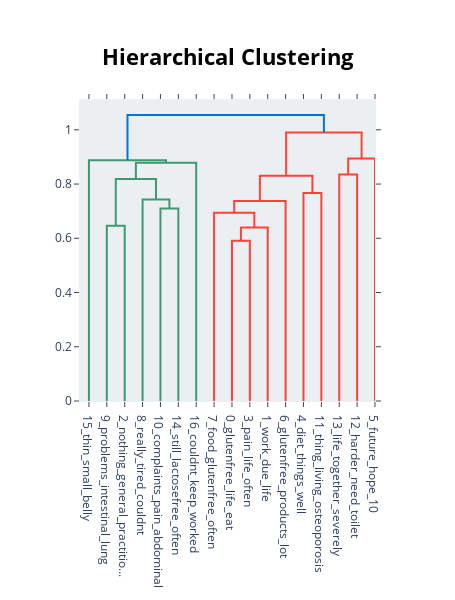

The notebook cell saved with this chart:
### Code cell
spec_topic_model.visualize_hierarchy(orientation='bottom')

### Figure 1 — Plotly figure (JSON) as saved in the notebook; plotly's stock layout.template omitted (floating-point values rounded to 4 significant figures)
{"data": [{"hoverinfo": "text", "marker": {"color": "rgb(61,153,112)"}, "mode": "lines", "type": "scatter", "x": [15, 15, 25, 25], "xaxis": "x", "y": [0, 0.6462, 0.6462, 0], "yaxis": "y"}, {"hoverinfo": "text", "marker": {"color": "rgb(61,153,112)"}, "mode": "lines", "type": "scatter", "x": [45, 45, 55, 55], "xaxis": "x", "y": [0, 0.71, 0.71, 0], "yaxis": "y"}, {"hoverinfo": "text", "marker": {"color": "rgb(61,153,112)"}, "mode": "lines", "type": "scatter", "x": [35, 35, 50, 50], "xaxis": "x", "y": [0, 0.7426, 0.7426, 0.71], "yaxis": "y"}, {"hoverinfo": "text", "marker": {"color": "rgb(61,153,112)"}, "mode": "lines", "type": "scatter", "x": [20, 20, 42.5, 42.5], "xaxis": "x", "y": [0.6462, 0.8183, 0.8183, 0.7426], "yaxis": "y"}, {"hoverinfo": "text", "marker": {"color": "rgb(61,153,112)"}, "mode": "lines", "type": "scatter", "x": [31.25, 31.25, 65, 65], "xaxis": "x", "y": [0.8183, 0.8784, 0.8784, 0], "yaxis": "y"}, {"hoverinfo": "text", "marker": {"color": "rgb(61,153,112)"}, "mode": "lines", "type": "scatter", "x": [5, 5, 48.12, 48.12], "xaxis": "x", "y": [0, 0.888, 0.888, 0.8784], "yaxis": "y"}, {"hoverinfo": "text", "marker": {"color": "rgb(255,65,54)"}, "mode": "lines", "type": "scatter", "x": [85, 85, 95, 95], "xaxis": "x", "y": [0, 0.591, 0.591, 0], "yaxis": "y"}, {"hoverinfo": "text", "marker": {"color": "rgb(255,65,54)"}, "mode": "lines", "type": "scatter", "x": [90, 90, 105, 105], "xaxis": "x", "y": [0.591, 0.6399, 0.6399, 0], "yaxis": "y"}, {"hoverinfo": "text", "marker": {"color": "rgb(255,65,54)"}, "mode": "lines", "type": "scatter", "x": [75, 75, 97.5, 97.5], "xaxis": "x", "y": [0, 0.6938, 0.6938, 0.6399], "yaxis": "y"}, {"hoverinfo": "text", "marker": {"color": "rgb(255,65,54)"}, "mode": "lines", "type": "scatter", "x": [86.25, 86.25, 115, 115], "xaxis": "x", "y": [0.6938, 0.7377, 0.7377, 0], "yaxis": "y"}, {"hoverinfo": "text", "marker": {"color": "rgb(255,65,54)"}, "mode": "lines", "type": "scatter", "x": [125, 125, 135, 135], "xaxis": "x", "y": [0, 0.7673, 0.7673, 0], "yaxis": "y"}, {"hoverinfo": "text", "marker": {"color": "rgb(255,65,54)"}, "mode": "lines", "type": "scatter", "x": [100.6, 100.6, 130, 130], "xaxis": "x", "y": [0.7377, 0.8304, 0.8304, 0.7673], "yaxis": "y"}, {"hoverinfo": "text", "marker": {"color": "rgb(255,65,54)"}, "mode": "lines", "type": "scatter", "x": [145, 145, 155, 155], "xaxis": "x", "y": [0, 0.8348, 0.8348, 0], "yaxis": "y"}, {"hoverinfo": "text", "marker": {"color": "rgb(255,65,54)"}, "mode": "lines", "type": "scatter", "x": [150, 150, 165, 165], "xaxis": "x", "y": [0.8348, 0.8941, 0.8941, 0], "yaxis": "y"}, {"hoverinfo": "text", "marker": {"color": "rgb(255,65,54)"}, "mode": "lines", "type": "scatter", "x": [115.3, 115.3, 157.5, 157.5], "xaxis": "x", "y": [0.8304, 0.9902, 0.9902, 0.8941], "yaxis": "y"}, {"hoverinfo": "text", "marker": {"color": "rgb(0,116,217)"}, "mode": "lines", "type": "scatter", "x": [26.56, 26.56, 136.4, 136.4], "xaxis": "x", "y": [0.888, 1.054, 1.054, 0.9902], "yaxis": "y"}], "layout": {"autosize": false, "height": 600, "hoverlabel": {"bgcolor": "white", "font": {"family": "Rockwell", "size": 16}}, "hovermode": "closest", "plot_bgcolor": "#ECEFF1", "showlegend": false, "title": {"font": {"color": "Black", "size": 22}, "text": "<b>Hierarchical Clustering</b>", "x": 0.5, "xanchor": "center", "yanchor": "top"}, "width": 455, "xaxis": {"mirror": "allticks", "rangemode": "tozero", "showgrid": false, "showline": true, "showticklabels": true, "tickmode": "array", "ticks": "outside", "ticktext": ["15_thin_small_belly", "9_problems_intestinal_lung", "2_nothing_general_practitio...", "8_really_tired_couldnt", "10_complaints_pain_abdominal", "14_still_lactosefree_often", "16_couldnt_keep_worked", "7_food_glutenfree_often", "0_glutenfree_life_eat", "3_pain_life_often", "1_work_due_life", "6_glutenfree_products_lot", "4_diet_things_well", "11_thing_living_osteoporosis", "13_life_together_severely", "12_harder_need_toilet", "5_future_hope_10"], "tickvals": [5, 15, 25, 35, 45, 55, 65, 75, 85, 95, 105, 115, 125, 135, 145, 155, 165], "type": "linear", "zeroline": false}, "yaxis": {"mirror": "allticks", "rangemode": "tozero", "showgrid": false, "showline": true, "showticklabels": true, "ticks": "outside", "type": "linear", "zeroline": false}}}
